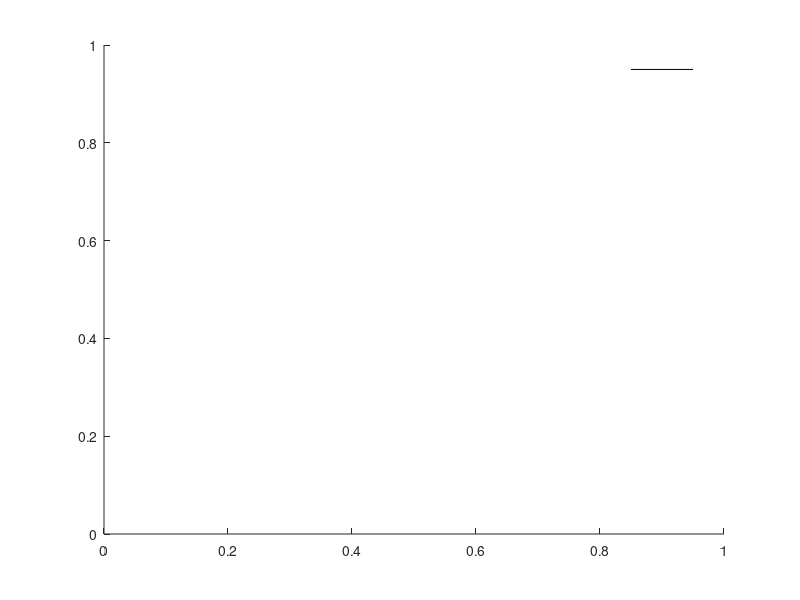

Recreate this plot in MATLAB. (Note: this script raises an error after producing the figure.)
function h = scalebarScaled(varargin)
%SCALEBAR creates a scalebar on an axes
%
% SCALEBAR
% SCALEBAR OFF
% SCALEBAR(PARAMETER, VALUE, ...)
% SCALEBAR(HAXES, PARAMETER, VALUE, ...)
% H = SCALEBAR(...)
% 
% Draws a scalebar on the axes and returns handle to the scalebar. The
% DataAspectRatio property of the axes must be set to [1 1 1] and the view
% must be in 2D. All parameters are optional (note the default values
% below). SCALEBAR OFF deletes the current scalebar.
% 
% PARAMETER/VALUE pairs
%     hAxes:        handle to the axes (defaults to current axes)
%     ScaleLength:  length to show (in data units) (defaults to ~10% of the 
%                       x-axis limit range)
%     ScaleLengthRatio: ScaleLength/range(XLim)
%     Location:     location of the scalebar. Possible values are
%                       northeast (default)
%                       northwest
%                       southeast
%                       southwest
%                       [x y] data coordinates
%     Colour:       colour of scalebar in 1x3 RGB array (default is [0 0 0])
%     Bold:         draw with bold text and linewidth=2. 
%                       True or false(default)
%
% Note: SCALEBAR sets the XLimMode and YLimMode of the axes to manual.
%
% Created 10 November 2009 by Amanda Ng

    % DELETE SCALEBAR IF ONE EXISTS
    delete(findobj(gca,'tag','scalebar'));

    % RETURN IF 'OFF' WAS REQUESTED
    if nargin>0 && strcmpi(varargin{1},'off')
        return;
    end

    % CONSTANTS
    directions = {'northwest','northeast','southeast','southwest'};
    
    % SET PARAMETERS TO DEFAULTS
    hAxes = gca;
    scalelength = 0;
    scalelengthratio = 0.1;
    location = 'northeast';
    colour = [0 0 0];
    linewidth = 0.5;
    fontweight = 'normal';

    % PROCESS ARGUMENTS
    if nargin>0
        args = {};
        % Process if arguments given as "hAxes, ..."
        if ishandle(varargin{1}) %hAxes
            args{length(args)+1}='hAxes';
            args{length(args)+1}=varargin{1};
            varargin = varargin(2:end);
        end
        args=[args varargin];
        % Process arguments
        for n=1:2:length(args)
            parameter = args{n};
            value = args{n+1};
            switch lower(parameter)
                case 'haxes'
                    if ~ishandle(value)
                        error 'HAXES is not a valid Axes handle'
                    elseif ~strcmpi(get(value,'type'),'axes')
                        error 'HAXES is not a valid Axes handle'
                    elseif strcmpi(get(value,'tag'),'colorbar')
                        error 'HAXES is a handle to a colorbar'
                    else
                        hAxes = value;
                    end
                case 'scalelength'
                    if ~isnumeric(value)
                        error 'SCALELENGTH must be a numeric value'
                    end
                    scalelength = value;
                case 'scalelengthratio'
                    if ~isnumeric(value)
                        error 'SCALELENGTHRATIO must be a numeric value'
                    end
                    scalelengthratio = value;
                case 'location'
                    if ~(numel(value)==2 && isnumeric(value)) && ...
                       isempty(strmatch(lower(value),directions,'exact'))
                        error 'unrecognised value for LOCATION'
                    end
                    location = value;
                case 'colour'
                    if numel(value)~=3 || ~isnumeric(value)
                        error 'COLOUR must be a 1x3 representation of an RGB colour'
                    end
                    colour = value;
                case 'bold'
                    if ischar(value) && strcmpi(value,'true') || ...
                       (islogical(value) || isnumeric(value)) && value
                            linewidth=6;
                            fontweight='bold';
                    end
                case 'units'
                    if ~isnumeric(value)
                        error 'SCALELENGTH must be a numeric value'
                    end
                    units = value;
                otherwise
                    error(['unrecognised parameter: ' parameter]);
            end
        end
    end

    % CHECK IF DATAASPECTRATIO IS [1 1 1]
    if ~all(get(hAxes,'DataAspectRatio')==1)
        error 'The Axes property DataAspectRatio must be set to [1 1 1]'
    end
    
    % CHECK IF VIEW IS IN 2D
    [az el] = view(hAxes);
    if el~=90
        error 'The Axes must be in 2D view'
    end
    
    %GET IMAGE AND AXES DATA
    axeslims = [get(hAxes,'xlim')' get(hAxes,'ylim')'];
    axesdir = [1 1];
    if strcmpi(get(hAxes,'XDir'),'reverse')
        axeslims(:,1) = flipud(axeslims(:,1));
        axesdir(1) = -1;
    end
    if strcmpi(get(hAxes,'YDir'),'reverse')
        axeslims(:,2) = flipud(axeslims(:,2));
        axesdir(2) = -1;
    end

    % CALCULATE SCALELENGTH
    if scalelength==0
        sl = range(axeslims(:,1))*scalelengthratio;
        slorder = 10^floor(log10(sl));
        scalelength = round(sl/slorder)*slorder;    
    else
        scalelengthratio = scalelength/range(axeslims(:,1));
    end
    
    %SET UP POSITIONING
    if ischar(location)
        switch location
            case 'northeast'
                anchor = [axeslims(2,1) - axesdir(1)*range(axeslims(:,1))*0.05, ...
                          axeslims(2,2) - axesdir(2)*range(axeslims(:,2))*0.05];
                direction = 'southwest';
            case 'northwest'
                anchor = [axeslims(1,1) + axesdir(1)*range(axeslims(:,1))*0.05, ...
                          axeslims(2,2) - axesdir(2)*range(axeslims(:,2))*0.05];
                direction = 'southeast';
            case 'southwest'
                anchor = [axeslims(1,1) + axesdir(1)*range(axeslims(:,1))*0.05, ...
                          axeslims(1,2) + axesdir(2)*range(axeslims(:,2))*0.05];
                direction = 'northeast';
            case 'southeast'
                anchor = [axeslims(2,1) - axesdir(1)*range(axeslims(:,1))*0.05, ...
                          axeslims(1,2) + axesdir(2)*range(axeslims(:,2))*0.05];
                direction = 'northwest';
        end    
    else
        anchor = location;
        if location
            dirToCentre = min(axeslims)+range(axeslims)/2 - location.*axesdir;
            direction = directions{ceil((-1*atan2(dirToCentre(2),dirToCentre(1))+pi)/(2*pi)*4)};
        end
    end

    linepos = [anchor; anchor];
    if ~isempty(strfind(direction,'east'))
        linepos(2,1) = linepos(2,1)+axesdir(1)*scalelength;
    else
        linepos(1,1) = linepos(1,1)-axesdir(1)*scalelength;
    end
    
    ends(:,:,1) = [linepos(1,:); linepos(1,:)];
    ends(:,:,2) = [linepos(2,:); linepos(2,:)];
    if ~isempty(strfind(direction,'north'))
        ends(2,2,:) = ends(2,2,:)-axesdir(2)*0.1*scalelength;
        textalignment = {'bottom', 'right'};
    else
        ends(2,2,:) = ends(2,2,:)+axesdir(2)*0.1*scalelength;
        textalignment = {'top', 'right'};
    end
            
    % DRAW SCALEBAR
    set(gca,'xlimmode','manual','ylimmode','manual');
    hg = hggroup('tag','scalebar');
    line(linepos(:,1), linepos(:,2), 'color', colour, 'linewidth', linewidth, 'parent', hg);
%     line(ends(:,1,1), ends(:,2,1), 'color', colour, 'linewidth', linewidth, 'parent', hg);
%     line(ends(:,1,2), ends(:,2,2), 'color', colour, 'linewidth', linewidth, 'parent', hg);
    % text(linepos(1,1),linepos(1,2),0,'0','verticalalignment',textalignment{1},'horizontalalignment',textalignment{2}, 'color', colour, 'fontweight', fontweight, 'parent', hg);
    text(linepos(2,1),0.99*linepos(2,2),0,num2sci(scalelength*units, 'm'),'verticalalignment',textalignment{1},'horizontalalignment',textalignment{2}, 'color', colour, 'fontweight', fontweight, 'fontsize', 22, 'parent', hg);
    
    if nargout>0
        h = hg;
    end
    
    % SETUP DELETE CALLBACK
    set(hg,'DeleteFcn',@deleteScaleBar)
    
    % SETUP LISTENER TO RESET SCALEBAR ON CHANGE OF AXES LIMITS
    hL(1) = addlistener(hAxes,'YLim','PostSet',@(src,event) resetScaleBar(src,event,hg));

    % SET USERDATA
    udata = {'ScaleLengthRatio',scalelengthratio;...
             'AnchorRatio',[(anchor(1)-min(axeslims(:,1)))/range(axeslims(:,1)) (anchor(2)-min(axeslims(:,2)))/range(axeslims(:,2))];...
             'Colour',colour;...
             'Listeners',hL};
    set(hg,'UserData',udata);    
    
    % CALLBACK FUNCTIONS
    function deleteScaleBar(src,event)
        udata = get(src,'UserData');
        delete(udata{strcmpi(udata(:,1),'Listeners'),2});

    function resetScaleBar(src,event,SB)
        udata = get(SB,'UserData');
        hAxes = get(SB,'parent');
        
        delete(SB);        
        
        axeslims = [get(hAxes,'xlim')' get(hAxes,'ylim')'];
        
        scalelengthratio = udata{strcmpi(udata(:,1),'ScaleLengthRatio'),2};
        anchorratio = udata{strcmpi(udata(:,1),'AnchorRatio'),2};
        location = [anchorratio(1)*range(axeslims(:,1))+axeslims(1,1) anchorratio(2)*range(axeslims(:,2))+axeslims(1,2)];
        colour = udata{strcmpi(udata(:,1),'Colour'),2};
        
        scalebar(hAxes,'ScaleLengthRatio',scalelengthratio,'Location',location,'Colour',colour);

        
            